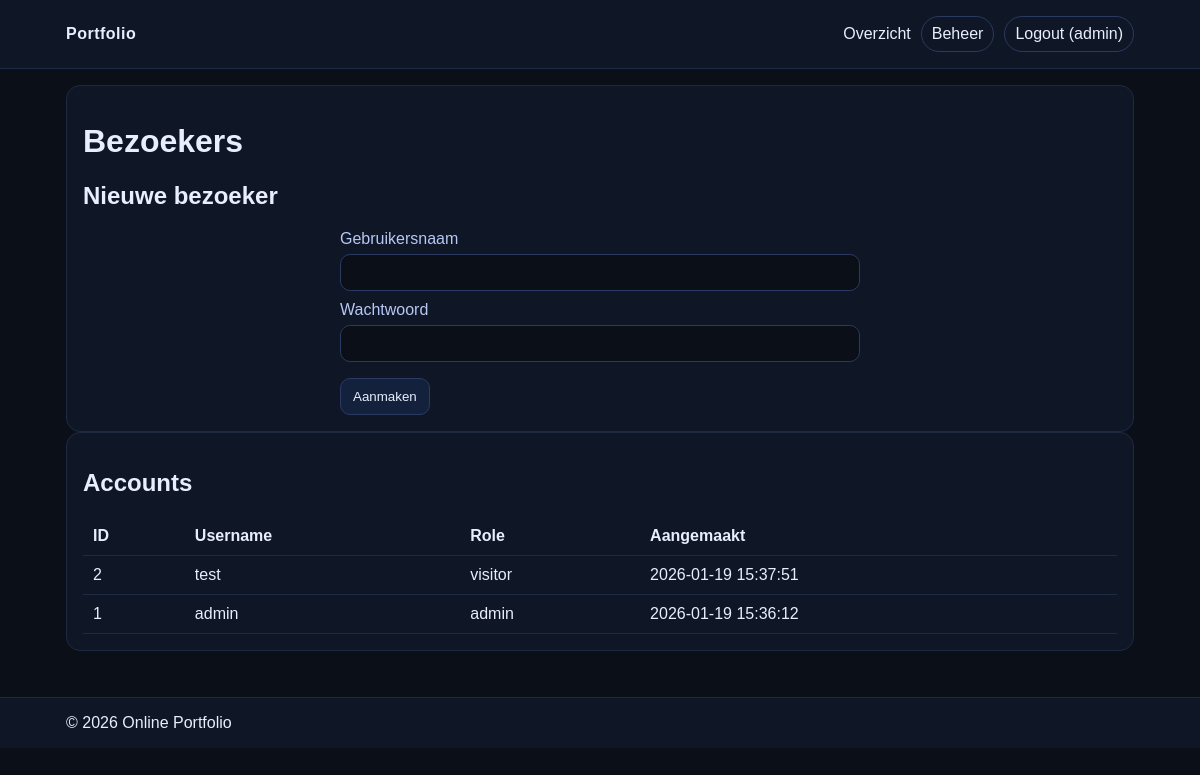
Screenshot of /admin/visitors.php (signed in) with the database file from the repository.
### tables this page shows
CREATE TABLE `users` (
  `id` int(11) NOT NULL,
  `username` varchar(50) NOT NULL,
  `password_hash` varchar(255) NOT NULL,
  `role` enum('admin','visitor') NOT NULL DEFAULT 'visitor',
  `created_at` timestamp NULL DEFAULT current_timestamp()
);

### includes/helpers.php (called while the page is built, shortened)
<?php
if (!function_exists('project_base')) {
    function project_base(): string {
        $script = $_SERVER['SCRIPT_NAME'] ?? '/';
        $script = str_replace('\\', '/', $script);
        $dir = rtrim(str_replace('\\', '/', dirname($script)), '/');
        if (strpos($script, '/admin/') !== false || $dir === '/admin') {
            $dir = rtrim(str_replace('\\', '/', dirname($dir)), '/');
        }
        return $dir === '' ? '' : $dir;
    }
}
if (!function_exists('h')) {
    function h(string $s): string {
        return htmlspecialchars($s, ENT_QUOTES | ENT_SUBSTITUTE, 'UTF-8');
    }
}

### includes/auth.php (called while the page is built, shortened)
<?php
require_once __DIR__ . '/helpers.php';
if (!function_exists('current_user')) {
    function current_user(): ?array {
        return $_SESSION['user'] ?? null;
    }
}
if (!function_exists('is_admin')) {
    function is_admin(): bool {
        $u = current_user();
        return strtolower(trim((string)($u['role'] ?? ''))) === 'admin';
    }
}

### admin/visitors.php (the view, shortened to what this page needs)
<?php
require __DIR__ . '/../includes/config.php';
require __DIR__ . '/../includes/helpers.php';
require __DIR__ . '/../includes/auth.php';
$users = $pdo->query('SELECT id, username, role, created_at FROM users ORDER BY id DESC')->fetchAll();
include __DIR__ . '/../includes/header.php';
?>
<div class="card">
  <h1>Bezoekers</h1>
  <h2>Nieuwe bezoeker</h2>
  <form method="post" class="narrow">
    <label>Gebruikersnaam</label>
    <input name="username" required />
    <label>Wachtwoord</label>
    <input name="password" type="password" required />
    <div class="actions"><button type="submit">Aanmaken</button></div>
  </form>
</div>
<div class="card">
  <h2>Accounts</h2>
  <table class="table">
    <tr><th>ID</th><th>Username</th><th>Role</th><th>Aangemaakt</th></tr>
    <?php foreach ($users as $u): ?>
      <tr>
        <td><?= (int)$u['id'] ?></td>
        <td><?= h((string)$u['username']) ?></td>
        <td><?= h((string)$u['role']) ?></td>
        <td><?= h((string)$u['created_at']) ?></td>
      </tr>
    <?php endforeach; ?>
  </table>
</div>
<?php include __DIR__ . '/../includes/footer.php'; ?>

### includes/header.php (shortened to what this page needs)
<?php
require_once __DIR__ . '/helpers.php';
require_once __DIR__ . '/auth.php';
$base = project_base();
$u = current_user();
?>
<!DOCTYPE html>
<html lang="nl">
<head>
  <link rel="stylesheet" href="<?= h($base) ?>/assets/styles.css" />
</head>
<body>
<header class="topbar">
  <div class="container">
    <div class="brand"><a href="<?= h($base) ?>/index.php">Portfolio</a></div>
    <nav class="nav">
      <a href="<?= h($base) ?>/index.php">Overzicht</a>
      <?php if ($u): ?>
        <?php if (is_admin()): ?>
          <a class="pill" href="<?= h($base) ?>/admin/dashboard.php">Beheer</a>
        <?php endif; ?>
        <a class="pill" href="<?= h($base) ?>/logout.php">Logout (<?= h((string)$u['username']) ?>)</a>
      <?php else: ?>
        <a class="pill" href="<?= h($base) ?>/login.php">Login</a>
      <?php endif; ?>
    </nav>
  </div>
</header>
<main class="container">

### assets/styles.css (style rules this page uses)
* { box-sizing:border-box }
body { margin:0;font-family:Arial,sans-serif;background:#0b0f17;color:#e8eefc }
a { color:inherit;text-decoration:none }
.container { max-width:1100px;margin:0 auto;padding:16px }
.topbar { position:sticky;top:0;background:#0f1626;border-bottom:1px solid #1e2a44;z-index:10 }
.topbar .container { display:flex;align-items:center;justify-content:space-between;gap:12px }
.brand { font-weight:700;letter-spacing:.5px }
.nav { display:flex;flex-wrap:wrap;gap:10px;align-items:center;justify-content:flex-end }
.pill { padding:8px 10px;border:1px solid #2a3a61;border-radius:999px;display:inline-block }
.card { border:1px solid #1e2a44;background:#0f1626;border-radius:14px;padding:16px }
label { display:block;margin:10px 0 6px;color:#b8c7f4 }
input,select,textarea { width:100%;padding:10px;border-radius:10px;border:1px solid #2a3a61;background:#0b0f17;color:#e8eefc }
button { padding:10px 12px;border-radius:10px;border:1px solid #2a3a61;background:#14213d;color:#e8eefc;cursor:pointer }
.table { width:100%;border-collapse:collapse }
.table th,.table td { border-bottom:1px solid #1e2a44;padding:10px;text-align:left;vertical-align:top }
.actions { margin-top:16px;display:flex;gap:10px;flex-wrap:wrap;align-items:center }
.narrow { max-width:520px;margin:0 auto }

### rows the page displays
users: username "admin", id "1", role "admin", created_at "2026-01-19 15:36:12"
users: id "2", username "test", role "visitor", created_at "2026-01-19 15:37:51"
